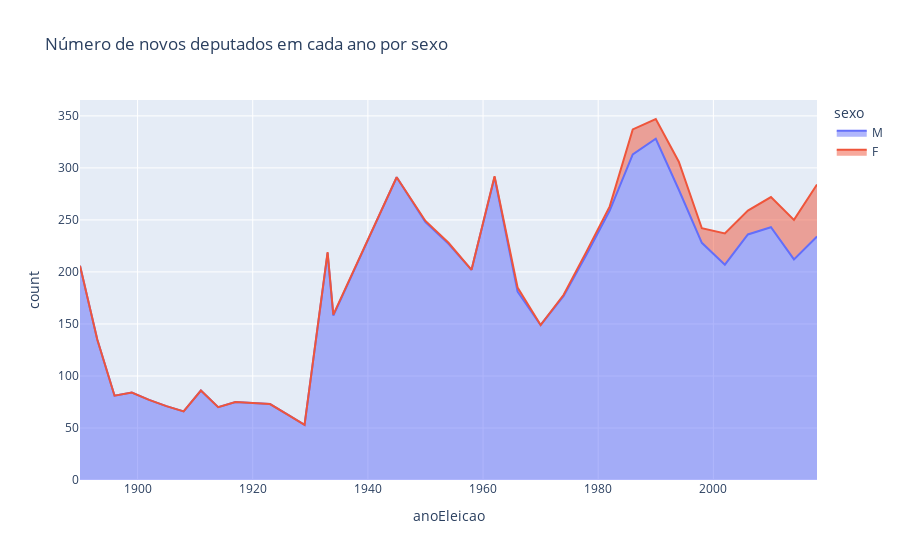

The code cell stored with this chart in its notebook:
### Code cell
import plotly.express as px

fig = px.area(
    df,
    title="Número de novos deputados em cada ano por sexo",
    x="anoEleicao",
    y="count",
    # nbins=45,
    color="sexo",
    color_discrete_map={
        "M": 'rgb(99, 110, 250)',
        "F": 'rgb(239, 85, 59)'
    },
)
fig.show()

### Figure 1 — Plotly figure (JSON) as saved in the notebook; plotly's stock layout.template omitted (floating-point values rounded to 4 significant figures)
{"data": [{"fillpattern": {"shape": ""}, "hovertemplate": "sexo=M<br>anoEleicao=%{x}<br>count=%{y}<extra></extra>", "legendgroup": "M", "line": {"color": "rgb(99, 110, 250)"}, "marker": {"symbol": "circle"}, "mode": "lines", "name": "M", "orientation": "v", "showlegend": true, "stackgroup": "1", "type": "scatter", "x": [1890, 1893, 1896, 1899, 1902, 1905, 1908, 1911, 1914, 1917, 1920, 1923, 1926, 1929, 1933, 1934, 1945, 1950, 1954, 1958, 1962, 1966, 1970, 1974, 1978, 1982, 1986, 1990, 1994, 1998, 2002, 2006, 2010, 2014, 2018], "xaxis": "x", "y": [206, 135, 81, 84, 77, 71, 66, 86, 70, 75, 74, 73, 63, 53, 218, 158, 291, 248, 227, 202, 291, 181, 149, 177, 217, 259, 313, 328, 279, 228, 207, 236, 243, 212, 234], "yaxis": "y"}, {"fillpattern": {"shape": ""}, "hovertemplate": "sexo=F<br>anoEleicao=%{x}<br>count=%{y}<extra></extra>", "legendgroup": "F", "line": {"color": "rgb(239, 85, 59)"}, "marker": {"symbol": "circle"}, "mode": "lines", "name": "F", "orientation": "v", "showlegend": true, "stackgroup": "1", "type": "scatter", "x": [1890, 1893, 1896, 1899, 1902, 1905, 1908, 1911, 1914, 1917, 1920, 1923, 1926, 1929, 1933, 1934, 1945, 1950, 1954, 1958, 1962, 1966, 1970, 1974, 1978, 1982, 1986, 1990, 1994, 1998, 2002, 2006, 2010, 2014, 2018], "xaxis": "x", "y": [0, 0, 0, 0, 0, 0, 0, 0, 0, 0, 0, 0, 0, 0, 1, 1, 0, 1, 1, 0, 1, 4, 0, 1, 3, 4, 24, 19, 27, 14, 30, 23, 29, 38, 50], "yaxis": "y"}], "layout": {"legend": {"title": {"text": "sexo"}, "tracegroupgap": 0}, "title": {"text": "Número de novos deputados em cada ano por sexo"}, "xaxis": {"anchor": "y", "domain": [0, 1], "title": {"text": "anoEleicao"}}, "yaxis": {"anchor": "x", "domain": [0, 1], "title": {"text": "count"}}}}
